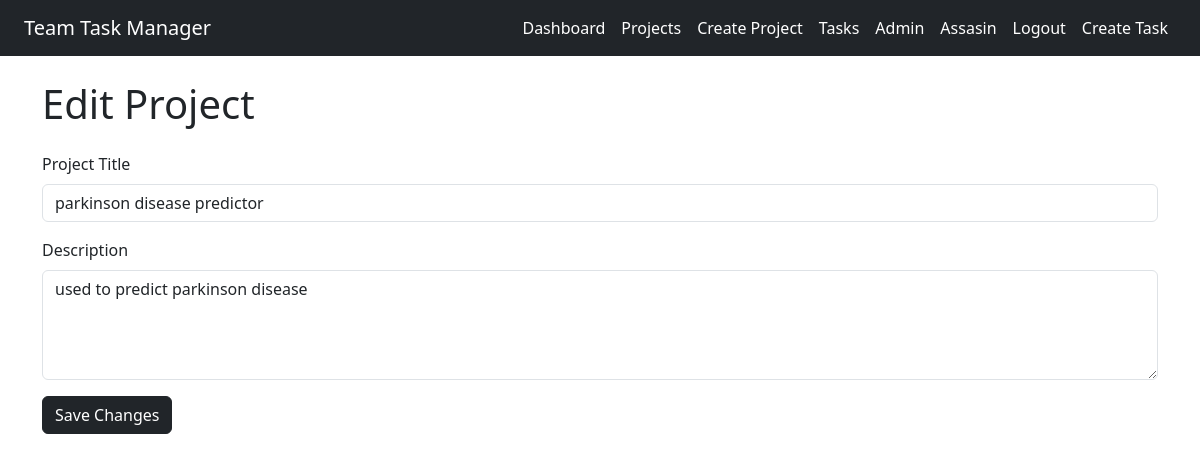
The app's page /projects/edit/1/ (signed in) with its own data.
### users/models.py (models this page shows, shortened)
class User(AbstractUser):
    ROLE_CHOICES = (
        ('admin', 'Admin'),
        ('member', 'Member'),
    )
    role = models.CharField(
        max_length=10,
        choices=ROLE_CHOICES,
        default='member'
    )

### projects/models.py (models this page shows, shortened)
class Project(models.Model):
    title = models.CharField(max_length=200)
    description = models.TextField()
    created_by = models.ForeignKey(
        User,
        on_delete=models.CASCADE,
        related_name='created_projects'
    )
    team_members = models.ManyToManyField(
        User,
        related_name='projects'
    )
    created_at = models.DateTimeField(auto_now_add=True)

### teammanager/views.py (the view, shortened to what this page needs)
def edit_project(request, project_id):
    if not request.user.is_authenticated:
        return redirect('/login/')
    if request.user.role != 'admin':
        return redirect('/projects/')
    project = Project.objects.get(id=project_id)
    context = {
        'project': project
    }
    return render(
        request,
        'edit_project.html',
        context
    )

### templates/edit_project.html (shortened to what this page needs)
{% extends 'base.html' %}
{% block content %}
<h1 class="mb-4">Edit Project</h1>
<form method="POST">
    <div class="mb-3">
        <label class="form-label">
            Project Title
        </label>
        <input type="text"
               name="title"
               value="{{ project.title }}"
               class="form-control">
    </div>
    <div class="mb-3">
        <label class="form-label">
            Description
        </label>
        <textarea name="description"
                  class="form-control"
                  rows="4">{{ project.description }}</textarea>
    </div>
    <button type="submit"
            class="btn btn-dark">
        Save Changes
    </button>
</form>
{% endblock %}

### templates/base.html (shortened to what this page needs)
<!DOCTYPE html>
<html lang="en">
<head>
    <link href="https://cdn.jsdelivr.net/npm/bootstrap@5.3.3/dist/css/bootstrap.min.css" rel="stylesheet">
</head>
<body>
    <nav class="navbar navbar-expand-lg navbar-dark bg-dark px-4">
    <a class="navbar-brand" href="/">
        Team Task Manager
    </a>
    <div class="navbar-nav ms-auto">
        <a class="nav-link text-white" href="/">
            Dashboard
        </a>
        <a class="nav-link text-white" href="/projects/">
            Projects
        </a>
        <a class="nav-link text-white"
   href="/projects/create/">
    Create Project
</a>
        <a class="nav-link text-white" href="/tasks/">
            Tasks
        </a>
        <a class="nav-link text-white" href="/admin/">
            Admin
        </a>
        {% if request.user.is_authenticated %}
            <span class="nav-link text-white">
                {{ request.user.username }}
            </span>
            <a class="nav-link text-white" href="/logout/">
                Logout
            </a>
        {% endif %}
        <a class="nav-link text-white" href="/tasks/create/">
            Create Task
        </a>
    </div>
</nav>
    <div class="container mt-4">
        {% block content %}
        {% endblock %}
    </div>
</body>
</html>

### records on screen
User: user.username "Assasin"
Project: title "parkinson disease predictor", description "used to predict parkinson disease"
